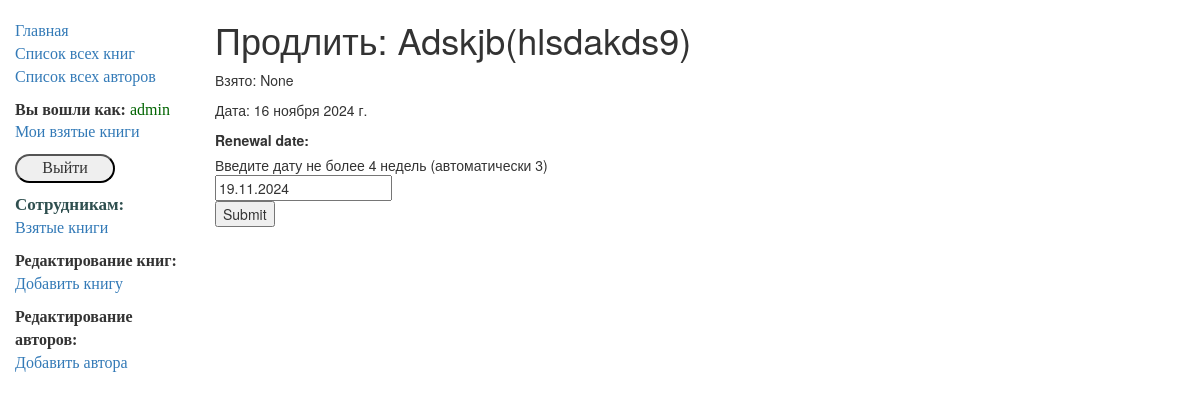
The page /catalog/book/064ccd78-9784-472d-8916-38a17d03e3cf/renew/ (signed in) on the database its author committed.
### catalog/models.py (models this page shows, shortened)
class BookInstance(models.Model):
    id = models.UUIDField(primary_key=True, default=uuid.uuid4,
                          help_text="Unique ID for this particular book across the whole library")
    book = models.ForeignKey('Book', on_delete=models.SET_NULL, null=True)
    imprint = models.CharField(max_length=200)
    due_back = models.DateField(null=True, blank=True)
    LOAN_STATUS = (
        ('m', 'Maintenance'),
        ('o', 'On loan'),
        ('a', 'Available'),
        ('r', 'Reserved')
    )
    borrower = models.ForeignKey(User,on_delete=models.SET_NULL, null=True, blank=True)
    @property
    def is_overdue(self):
        if self.due_back and date.today() > self.due_back:
            return True
        return False
    status = models.CharField(max_length=1, choices=LOAN_STATUS, blank=True, default='m',
                              help_text="Book availability")
    class Meta:
        ordering = ['due_back']
        permissions = (("can_mark_returned", "Set book as returned"),)

class Book(models.Model):
    title = models.CharField(max_length=200)
    author = models.ForeignKey('Author', on_delete=models.SET_NULL, null=True)
    summary = models.TextField(max_length=1000, help_text="Enter a brief description of the book")
    isbn = models.CharField('ISBN', max_length=13, help_text='13 Character <a href="https://www.isbn-international.org/content/what-isbn">ISBN number</a>')
    genre = models.ManyToManyField(Genre, help_text="Select a genre for this book")
    def display_genre(self):
        return ','.join([ genre.name for genre in self.genre.all()[:3]])
    display_genre.short_description = 'Genre'

### catalog/views.py (the view)
# urls.py: re_path(r'^book/(?P<pk>[-\w]+)/renew/$', views.renew_book_librarian, name='renew-book-librarian'),
@permission_required('catalog.can_mark_returned')
def renew_book_librarian(request,pk):
    book_inst = get_object_or_404(BookInstance, pk=pk)
    if request.method == 'POST':
        form = RenewBookForm(request.POST)
        if form.is_valid():
           book_inst.due_back = form.cleaned_data['renewal_date']
           book_inst.save()
        return HttpResponseRedirect(reverse('all-borrowed'))
    else:
        proposed_renewal_date = datetime.date.today() + datetime.timedelta(weeks = 3)
        form = RenewBookForm(initial={'renewal_date': proposed_renewal_date,})
    return render(request,'catalog/book_renew_librarian.html',{'form':form, 'bookinst':book_inst})

### catalog/forms.py (shortened to what this page needs)
class RenewBookForm(forms.Form):
    renewal_date = forms.DateField(help_text="Введите дату не более 4 недель (автоматически 3)")

### catalog/templates/catalog/book_renew_librarian.html (shortened to what this page needs)
{% extends "base_generic.html" %}
{% block content %}
    <h1>Продлить: {{bookinst.book.title}}</h1>
    <p>Взято: {{bookinst.borrower}}</p>
    <p{% if bookinst.is_overdue %} class="text-danger"{% endif %}>Дата: {{bookinst.due_back}}</p>
    <form action="" method="post">
        <table>
        {{ form }}
        </table>
        <input type="submit" value="Submit" />
    </form>
{% endblock %}

### catalog/templates/base_generic.html (shortened to what this page needs)
<!doctype html>
<html lang="en">
  <head>
    <link
      rel="stylesheet"
      href="https://maxcdn.bootstrapcdn.com/bootstrap/3.3.7/css/bootstrap.min.css" />
    {% load static %}
    <link rel="stylesheet" href="{% static 'css/styles.css' %}" />
  </head>
  <body>
    <div class="container-fluid">
      <div class="row">
        <div class="col-sm-2">
          {% block sidebar %}
            <ul class="sidebar-nav">
              <li><a href="{% url 'index' %}">Главная</a></li>
              <li><a href="{% url 'books' %}">Список всех книг</a></li>
              <li><a href="{% url 'authors' %}">Список всех авторов</a></li>
               {% if user.is_authenticated %}
                <li class="user">Вы вошли как: <span>{{ user.get_username }}</span></li>
        <li><a href="{% url 'my-borrowed' %}">Мои взятые книги</a></li>
                <li>
         <form method="post" action="{% url 'logout' %}">
             <button>Выйти</button>
</form>
     </li>
   {% else %}
     <li> <form method="post" action="{% url 'login' %}">
    {% csrf_token %}
             <button>Войти</button>
</form>
     </li>
   {% endif %}
                 {% if request.user.is_staff %}
                <li class="staff">Сотрудникам:</li>
                <li><a href="{% url 'all-borrowed' %}">Взятые книги</a></li>
                <li class="edit">Редактирование книг:</li>
                <li><a href="{% url 'book-create' %}">Добавить книгу</a></li>
                <li class="edit">Редактирование авторов:</li>
                <li><a href="{% url 'author-create' %}">Добавить автора</a></li>
                {% endif %}
  </ul>
          {% endblock %}
        </div>
        <div class="col-sm-10 ">{% block content %} {% endblock %}</div>
      </div>
    </div>
  </body>
</html>

### catalog/static/css/styles.css (style rules this page uses)
.sidebar-nav { margin-top: 20px; padding: 0; list-style: none; }
ul > li { font-family: "Times New Roman"; font-size: 16px; }
.user { margin: 10px 0 0 0; font-size: 16px; font-weight: 600; }
.user > span { color: darkgreen; font-family: "Comic Sans MS"; font-weight: 400; }
form > button { margin: 10px 0 0 0; width: 100px; border-radius: 15px; font-family: "Comic Sans MS"; }
.staff { margin: 10px 0 0 0; font-size: 17px; color: darkslategray; font-weight: 600; }
.edit { margin: 10px 0 0 0; font-family: "Times New Roman"; font-size: 16px; font-weight: 600; }

### rows shown on the page
BookInstance: book "Adskjb(hlsdakds9)", borrower "None", due_back "16 ноября 2024 г."

### other values the page prints
{{ user.get_username }} "admin"
